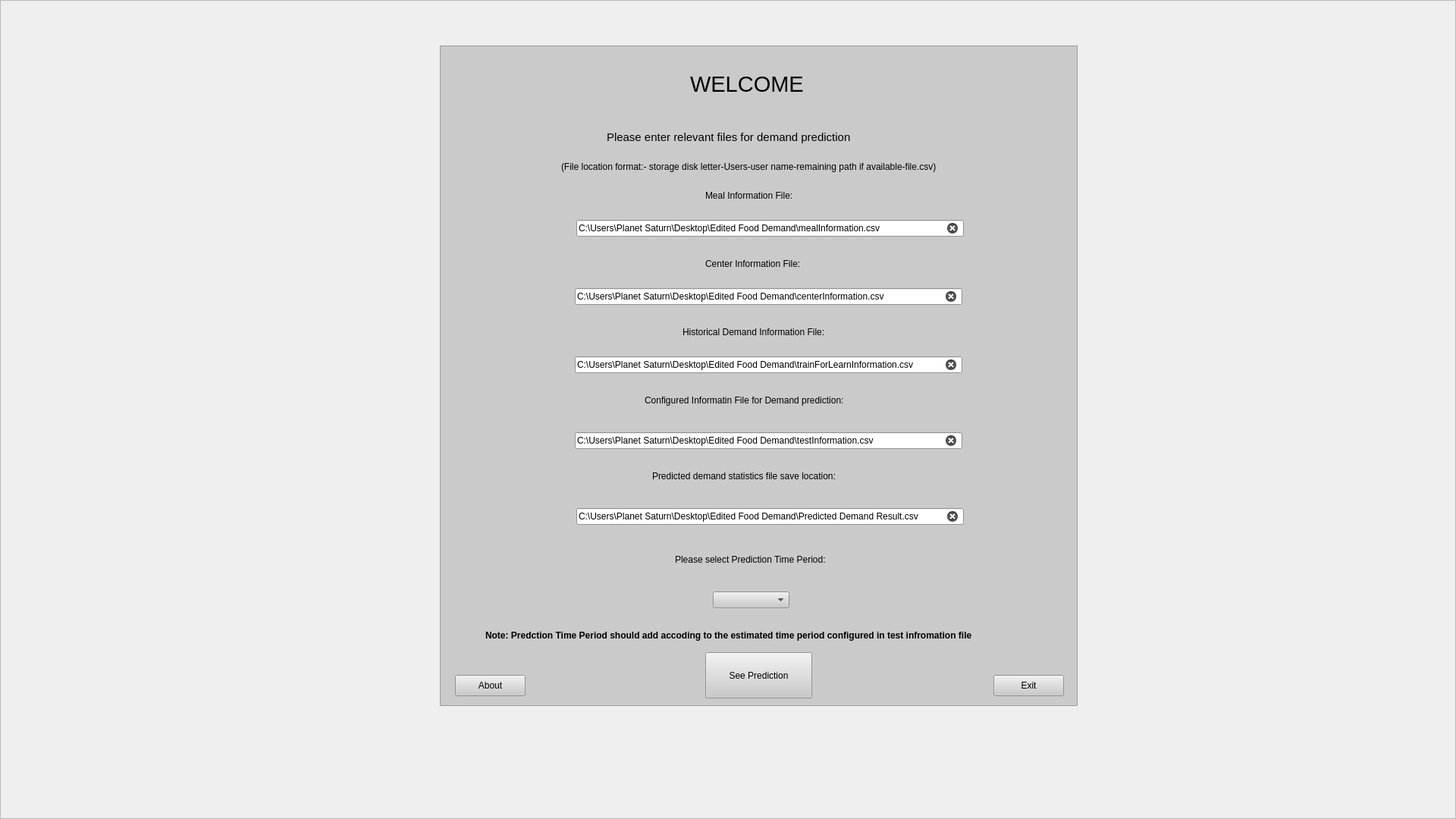
<?xml version="1.0" encoding="UTF-8"?>
<ui version="4.0">
 <class>HomeViewController</class>
 <widget class="QWidget" name="HomeViewController">
  <property name="windowModality">
   <enum>Qt::NonModal</enum>
  </property>
  <property name="enabled">
   <bool>true</bool>
  </property>
  <property name="geometry">
   <rect>
    <x>0</x>
    <y>0</y>
    <width>1920</width>
    <height>1080</height>
   </rect>
  </property>
  <property name="windowTitle">
   <string>Consumer Demand Prediction</string>
  </property>
  <property name="windowIcon">
   <iconset>
    <normaloff>../../Design Images/forecastingEdited.png</normaloff>../../Design Images/forecastingEdited.png</iconset>
  </property>
  <property name="styleSheet">
   <string notr="true"/>
  </property>
  <widget class="QFrame" name="frame">
   <property name="geometry">
    <rect>
     <x>0</x>
     <y>0</y>
     <width>1920</width>
     <height>1080</height>
    </rect>
   </property>
   <property name="sizePolicy">
    <sizepolicy hsizetype="Preferred" vsizetype="Preferred">
     <horstretch>0</horstretch>
     <verstretch>0</verstretch>
    </sizepolicy>
   </property>
   <property name="styleSheet">
    <string notr="true"/>
   </property>
   <property name="frameShape">
    <enum>QFrame::StyledPanel</enum>
   </property>
   <property name="frameShadow">
    <enum>QFrame::Raised</enum>
   </property>
   <widget class="QFrame" name="frame_3">
    <property name="geometry">
     <rect>
      <x>580</x>
      <y>60</y>
      <width>841</width>
      <height>871</height>
     </rect>
    </property>
    <property name="palette">
     <palette>
      <active>
       <colorrole role="WindowText">
        <brush brushstyle="SolidPattern">
         <color alpha="255">
          <red>0</red>
          <green>0</green>
          <blue>0</blue>
         </color>
        </brush>
       </colorrole>
       <colorrole role="Button">
        <brush brushstyle="SolidPattern">
         <color alpha="255">
          <red>202</red>
          <green>202</green>
          <blue>202</blue>
         </color>
        </brush>
       </colorrole>
       <colorrole role="Light">
        <brush brushstyle="SolidPattern">
         <color alpha="255">
          <red>255</red>
          <green>255</green>
          <blue>255</blue>
         </color>
        </brush>
       </colorrole>
       <colorrole role="Midlight">
        <brush brushstyle="SolidPattern">
         <color alpha="255">
          <red>228</red>
          <green>228</green>
          <blue>228</blue>
         </color>
        </brush>
       </colorrole>
       <colorrole role="Dark">
        <brush brushstyle="SolidPattern">
         <color alpha="255">
          <red>101</red>
          <green>101</green>
          <blue>101</blue>
         </color>
        </brush>
       </colorrole>
       <colorrole role="Mid">
        <brush brushstyle="SolidPattern">
         <color alpha="255">
          <red>135</red>
          <green>135</green>
          <blue>135</blue>
         </color>
        </brush>
       </colorrole>
       <colorrole role="Text">
        <brush brushstyle="SolidPattern">
         <color alpha="255">
          <red>0</red>
          <green>0</green>
          <blue>0</blue>
         </color>
        </brush>
       </colorrole>
       <colorrole role="BrightText">
        <brush brushstyle="SolidPattern">
         <color alpha="255">
          <red>255</red>
          <green>255</green>
          <blue>255</blue>
         </color>
        </brush>
       </colorrole>
       <colorrole role="ButtonText">
        <brush brushstyle="SolidPattern">
         <color alpha="255">
          <red>0</red>
          <green>0</green>
          <blue>0</blue>
         </color>
        </brush>
       </colorrole>
       <colorrole role="Base">
        <brush brushstyle="SolidPattern">
         <color alpha="255">
          <red>255</red>
          <green>255</green>
          <blue>255</blue>
         </color>
        </brush>
       </colorrole>
       <colorrole role="Window">
        <brush brushstyle="SolidPattern">
         <color alpha="255">
          <red>202</red>
          <green>202</green>
          <blue>202</blue>
         </color>
        </brush>
       </colorrole>
       <colorrole role="Shadow">
        <brush brushstyle="SolidPattern">
         <color alpha="255">
          <red>0</red>
          <green>0</green>
          <blue>0</blue>
         </color>
        </brush>
       </colorrole>
       <colorrole role="AlternateBase">
        <brush brushstyle="SolidPattern">
         <color alpha="255">
          <red>228</red>
          <green>228</green>
          <blue>228</blue>
         </color>
        </brush>
       </colorrole>
       <colorrole role="ToolTipBase">
        <brush brushstyle="SolidPattern">
         <color alpha="255">
          <red>255</red>
          <green>255</green>
          <blue>220</blue>
         </color>
        </brush>
       </colorrole>
       <colorrole role="ToolTipText">
        <brush brushstyle="SolidPattern">
         <color alpha="255">
          <red>0</red>
          <green>0</green>
          <blue>0</blue>
         </color>
        </brush>
       </colorrole>
       <colorrole role="PlaceholderText">
        <brush brushstyle="SolidPattern">
         <color alpha="128">
          <red>0</red>
          <green>0</green>
          <blue>0</blue>
         </color>
        </brush>
       </colorrole>
      </active>
      <inactive>
       <colorrole role="WindowText">
        <brush brushstyle="SolidPattern">
         <color alpha="255">
          <red>0</red>
          <green>0</green>
          <blue>0</blue>
         </color>
        </brush>
       </colorrole>
       <colorrole role="Button">
        <brush brushstyle="SolidPattern">
         <color alpha="255">
          <red>202</red>
          <green>202</green>
          <blue>202</blue>
         </color>
        </brush>
       </colorrole>
       <colorrole role="Light">
        <brush brushstyle="SolidPattern">
         <color alpha="255">
          <red>255</red>
          <green>255</green>
          <blue>255</blue>
         </color>
        </brush>
       </colorrole>
       <colorrole role="Midlight">
        <brush brushstyle="SolidPattern">
         <color alpha="255">
          <red>228</red>
          <green>228</green>
          <blue>228</blue>
         </color>
        </brush>
       </colorrole>
       <colorrole role="Dark">
        <brush brushstyle="SolidPattern">
         <color alpha="255">
          <red>101</red>
          <green>101</green>
          <blue>101</blue>
         </color>
        </brush>
       </colorrole>
       <colorrole role="Mid">
        <brush brushstyle="SolidPattern">
         <color alpha="255">
          <red>135</red>
          <green>135</green>
          <blue>135</blue>
         </color>
        </brush>
       </colorrole>
       <colorrole role="Text">
        <brush brushstyle="SolidPattern">
         <color alpha="255">
          <red>0</red>
          <green>0</green>
          <blue>0</blue>
         </color>
        </brush>
       </colorrole>
       <colorrole role="BrightText">
        <brush brushstyle="SolidPattern">
         <color alpha="255">
          <red>255</red>
          <green>255</green>
          <blue>255</blue>
         </color>
        </brush>
       </colorrole>
       <colorrole role="ButtonText">
        <brush brushstyle="SolidPattern">
         <color alpha="255">
          <red>0</red>
          <green>0</green>
          <blue>0</blue>
         </color>
        </brush>
       </colorrole>
       <colorrole role="Base">
        <brush brushstyle="SolidPattern">
         <color alpha="255">
          <red>255</red>
          <green>255</green>
          <blue>255</blue>
         </color>
        </brush>
       </colorrole>
       <colorrole role="Window">
        <brush brushstyle="SolidPattern">
         <color alpha="255">
          <red>202</red>
          <green>202</green>
          <blue>202</blue>
         </color>
        </brush>
       </colorrole>
       <colorrole role="Shadow">
        <brush brushstyle="SolidPattern">
         <color alpha="255">
          <red>0</red>
          <green>0</green>
          <blue>0</blue>
         </color>
        </brush>
       </colorrole>
       <colorrole role="AlternateBase">
        <brush brushstyle="SolidPattern">
         <color alpha="255">
          <red>228</red>
          <green>228</green>
          <blue>228</blue>
         </color>
        </brush>
       </colorrole>
       <colorrole role="ToolTipBase">
        <brush brushstyle="SolidPattern">
         <color alpha="255">
          <red>255</red>
          <green>255</green>
          <blue>220</blue>
         </color>
        </brush>
       </colorrole>
       <colorrole role="ToolTipText">
        <brush brushstyle="SolidPattern">
         <color alpha="255">
          <red>0</red>
          <green>0</green>
          <blue>0</blue>
         </color>
        </brush>
       </colorrole>
       <colorrole role="PlaceholderText">
        <brush brushstyle="SolidPattern">
         <color alpha="128">
          <red>0</red>
          <green>0</green>
          <blue>0</blue>
         </color>
        </brush>
       </colorrole>
      </inactive>
      <disabled>
       <colorrole role="WindowText">
        <brush brushstyle="SolidPattern">
         <color alpha="255">
          <red>101</red>
          <green>101</green>
          <blue>101</blue>
         </color>
        </brush>
       </colorrole>
       <colorrole role="Button">
        <brush brushstyle="SolidPattern">
         <color alpha="255">
          <red>202</red>
          <green>202</green>
          <blue>202</blue>
         </color>
        </brush>
       </colorrole>
       <colorrole role="Light">
        <brush brushstyle="SolidPattern">
         <color alpha="255">
          <red>255</red>
          <green>255</green>
          <blue>255</blue>
         </color>
        </brush>
       </colorrole>
       <colorrole role="Midlight">
        <brush brushstyle="SolidPattern">
         <color alpha="255">
          <red>228</red>
          <green>228</green>
          <blue>228</blue>
         </color>
        </brush>
       </colorrole>
       <colorrole role="Dark">
        <brush brushstyle="SolidPattern">
         <color alpha="255">
          <red>101</red>
          <green>101</green>
          <blue>101</blue>
         </color>
        </brush>
       </colorrole>
       <colorrole role="Mid">
        <brush brushstyle="SolidPattern">
         <color alpha="255">
          <red>135</red>
          <green>135</green>
          <blue>135</blue>
         </color>
        </brush>
       </colorrole>
       <colorrole role="Text">
        <brush brushstyle="SolidPattern">
         <color alpha="255">
          <red>101</red>
          <green>101</green>
          <blue>101</blue>
         </color>
        </brush>
       </colorrole>
       <colorrole role="BrightText">
        <brush brushstyle="SolidPattern">
         <color alpha="255">
          <red>255</red>
          <green>255</green>
          <blue>255</blue>
         </color>
        </brush>
       </colorrole>
       <colorrole role="ButtonText">
        <brush brushstyle="SolidPattern">
         <color alpha="255">
          <red>101</red>
          <green>101</green>
          <blue>101</blue>
         </color>
        </brush>
       </colorrole>
       <colorrole role="Base">
        <brush brushstyle="SolidPattern">
         <color alpha="255">
          <red>202</red>
          <green>202</green>
          <blue>202</blue>
         </color>
        </brush>
       </colorrole>
       <colorrole role="Window">
        <brush brushstyle="SolidPattern">
         <color alpha="255">
          <red>202</red>
          <green>202</green>
          <blue>202</blue>
         </color>
        </brush>
       </colorrole>
       <colorrole role="Shadow">
        <brush brushstyle="SolidPattern">
         <color alpha="255">
          <red>0</red>
          <green>0</green>
          <blue>0</blue>
         </color>
        </brush>
       </colorrole>
       <colorrole role="AlternateBase">
        <brush brushstyle="SolidPattern">
         <color alpha="255">
          <red>202</red>
          <green>202</green>
          <blue>202</blue>
         </color>
        </brush>
       </colorrole>
       <colorrole role="ToolTipBase">
        <brush brushstyle="SolidPattern">
         <color alpha="255">
          <red>255</red>
          <green>255</green>
          <blue>220</blue>
         </color>
        </brush>
       </colorrole>
       <colorrole role="ToolTipText">
        <brush brushstyle="SolidPattern">
         <color alpha="255">
          <red>0</red>
          <green>0</green>
          <blue>0</blue>
         </color>
        </brush>
       </colorrole>
       <colorrole role="PlaceholderText">
        <brush brushstyle="SolidPattern">
         <color alpha="128">
          <red>0</red>
          <green>0</green>
          <blue>0</blue>
         </color>
        </brush>
       </colorrole>
      </disabled>
     </palette>
    </property>
    <property name="autoFillBackground">
     <bool>true</bool>
    </property>
    <property name="styleSheet">
     <string notr="true"/>
    </property>
    <property name="frameShape">
     <enum>QFrame::StyledPanel</enum>
    </property>
    <property name="frameShadow">
     <enum>QFrame::Raised</enum>
    </property>
    <widget class="QLabel" name="label">
     <property name="geometry">
      <rect>
       <x>350</x>
       <y>190</y>
       <width>131</width>
       <height>16</height>
      </rect>
     </property>
     <property name="text">
      <string>Meal Information File:</string>
     </property>
    </widget>
    <widget class="QLabel" name="label_2">
     <property name="geometry">
      <rect>
       <x>350</x>
       <y>280</y>
       <width>141</width>
       <height>16</height>
      </rect>
     </property>
     <property name="text">
      <string>&lt;html&gt;&lt;head/&gt;&lt;body&gt;&lt;p&gt;Center Information File:&lt;/p&gt;&lt;/body&gt;&lt;/html&gt;</string>
     </property>
    </widget>
    <widget class="QLabel" name="label_3">
     <property name="geometry">
      <rect>
       <x>320</x>
       <y>370</y>
       <width>201</width>
       <height>16</height>
      </rect>
     </property>
     <property name="text">
      <string>Historical Demand Information File:</string>
     </property>
    </widget>
    <widget class="QLabel" name="label_4">
     <property name="geometry">
      <rect>
       <x>270</x>
       <y>460</y>
       <width>291</width>
       <height>16</height>
      </rect>
     </property>
     <property name="text">
      <string>Configured Informatin File for Demand prediction:</string>
     </property>
    </widget>
    <widget class="QLabel" name="label_5">
     <property name="geometry">
      <rect>
       <x>330</x>
       <y>20</y>
       <width>191</width>
       <height>61</height>
      </rect>
     </property>
     <property name="font">
      <font>
       <pointsize>22</pointsize>
      </font>
     </property>
     <property name="text">
      <string>WELCOME</string>
     </property>
     <property name="textFormat">
      <enum>Qt::PlainText</enum>
     </property>
    </widget>
    <widget class="QLabel" name="label_6">
     <property name="geometry">
      <rect>
       <x>220</x>
       <y>100</y>
       <width>381</width>
       <height>41</height>
      </rect>
     </property>
     <property name="font">
      <font>
       <pointsize>11</pointsize>
      </font>
     </property>
     <property name="text">
      <string>Please enter relevant files for demand prediction</string>
     </property>
    </widget>
    <widget class="QPushButton" name="predictButton">
     <property name="geometry">
      <rect>
       <x>350</x>
       <y>800</y>
       <width>141</width>
       <height>61</height>
      </rect>
     </property>
     <property name="text">
      <string>See Prediction</string>
     </property>
    </widget>
    <widget class="QLineEdit" name="mealBevInfoLineEdit">
     <property name="geometry">
      <rect>
       <x>180</x>
       <y>230</y>
       <width>511</width>
       <height>22</height>
      </rect>
     </property>
     <property name="text">
      <string>C:\Users\Planet Saturn\Desktop\Edited Food Demand\mealInformation.csv</string>
     </property>
     <property name="clearButtonEnabled">
      <bool>true</bool>
     </property>
    </widget>
    <widget class="QLineEdit" name="centreInfoLineEdit">
     <property name="geometry">
      <rect>
       <x>178</x>
       <y>320</y>
       <width>511</width>
       <height>22</height>
      </rect>
     </property>
     <property name="text">
      <string>C:\Users\Planet Saturn\Desktop\Edited Food Demand\centerInformation.csv</string>
     </property>
     <property name="clearButtonEnabled">
      <bool>true</bool>
     </property>
    </widget>
    <widget class="QLineEdit" name="trainInfoLineEdit">
     <property name="geometry">
      <rect>
       <x>178</x>
       <y>410</y>
       <width>511</width>
       <height>22</height>
      </rect>
     </property>
     <property name="text">
      <string>C:\Users\Planet Saturn\Desktop\Edited Food Demand\trainForLearnInformation.csv</string>
     </property>
     <property name="clearButtonEnabled">
      <bool>true</bool>
     </property>
    </widget>
    <widget class="QLineEdit" name="testInfoLineEdit">
     <property name="geometry">
      <rect>
       <x>178</x>
       <y>510</y>
       <width>511</width>
       <height>22</height>
      </rect>
     </property>
     <property name="text">
      <string>C:\Users\Planet Saturn\Desktop\Edited Food Demand\testInformation.csv</string>
     </property>
     <property name="clearButtonEnabled">
      <bool>true</bool>
     </property>
    </widget>
    <widget class="QComboBox" name="comboBox">
     <property name="geometry">
      <rect>
       <x>360</x>
       <y>720</y>
       <width>101</width>
       <height>22</height>
      </rect>
     </property>
     <property name="currentText">
      <string/>
     </property>
    </widget>
    <widget class="QLabel" name="label_7">
     <property name="geometry">
      <rect>
       <x>310</x>
       <y>670</y>
       <width>221</width>
       <height>16</height>
      </rect>
     </property>
     <property name="text">
      <string>Please select Prediction Time Period:</string>
     </property>
    </widget>
    <widget class="QLabel" name="label_8">
     <property name="geometry">
      <rect>
       <x>60</x>
       <y>770</y>
       <width>741</width>
       <height>16</height>
      </rect>
     </property>
     <property name="font">
      <font>
       <weight>75</weight>
       <bold>true</bold>
      </font>
     </property>
     <property name="text">
      <string>Note: Predction Time Period should add accoding to the estimated time period configured in test infromation file</string>
     </property>
    </widget>
    <widget class="QPushButton" name="aboutButton">
     <property name="geometry">
      <rect>
       <x>20</x>
       <y>830</y>
       <width>93</width>
       <height>28</height>
      </rect>
     </property>
     <property name="text">
      <string>About</string>
     </property>
    </widget>
    <widget class="QPushButton" name="exitButton">
     <property name="geometry">
      <rect>
       <x>730</x>
       <y>830</y>
       <width>93</width>
       <height>28</height>
      </rect>
     </property>
     <property name="text">
      <string>Exit</string>
     </property>
    </widget>
    <widget class="QLabel" name="label_9">
     <property name="geometry">
      <rect>
       <x>160</x>
       <y>150</y>
       <width>541</width>
       <height>20</height>
      </rect>
     </property>
     <property name="text">
      <string>(File location format:- storage disk letter-Users-user name-remaining path if available-file.csv)</string>
     </property>
    </widget>
    <widget class="QLabel" name="label_10">
     <property name="geometry">
      <rect>
       <x>280</x>
       <y>560</y>
       <width>271</width>
       <height>16</height>
      </rect>
     </property>
     <property name="text">
      <string>Predicted demand statistics file save location: </string>
     </property>
    </widget>
    <widget class="QLineEdit" name="statisticsStoreLocation">
     <property name="geometry">
      <rect>
       <x>180</x>
       <y>610</y>
       <width>511</width>
       <height>22</height>
      </rect>
     </property>
     <property name="text">
      <string>C:\Users\Planet Saturn\Desktop\Edited Food Demand\Predicted Demand Result.csv</string>
     </property>
     <property name="clearButtonEnabled">
      <bool>true</bool>
     </property>
    </widget>
   </widget>
   <widget class="QFrame" name="frame_2">
    <property name="geometry">
     <rect>
      <x>0</x>
      <y>0</y>
      <width>1920</width>
      <height>1080</height>
     </rect>
    </property>
    <property name="styleSheet">
     <string notr="true">background: url(background.png) 0 0 0 0 stretch stretch;
background-repeat: no-repeat;</string>
    </property>
    <property name="frameShape">
     <enum>QFrame::StyledPanel</enum>
    </property>
    <property name="frameShadow">
     <enum>QFrame::Raised</enum>
    </property>
   </widget>
   <zorder>frame_2</zorder>
   <zorder>frame_3</zorder>
  </widget>
 </widget>
 <resources/>
 <connections/>
</ui>
